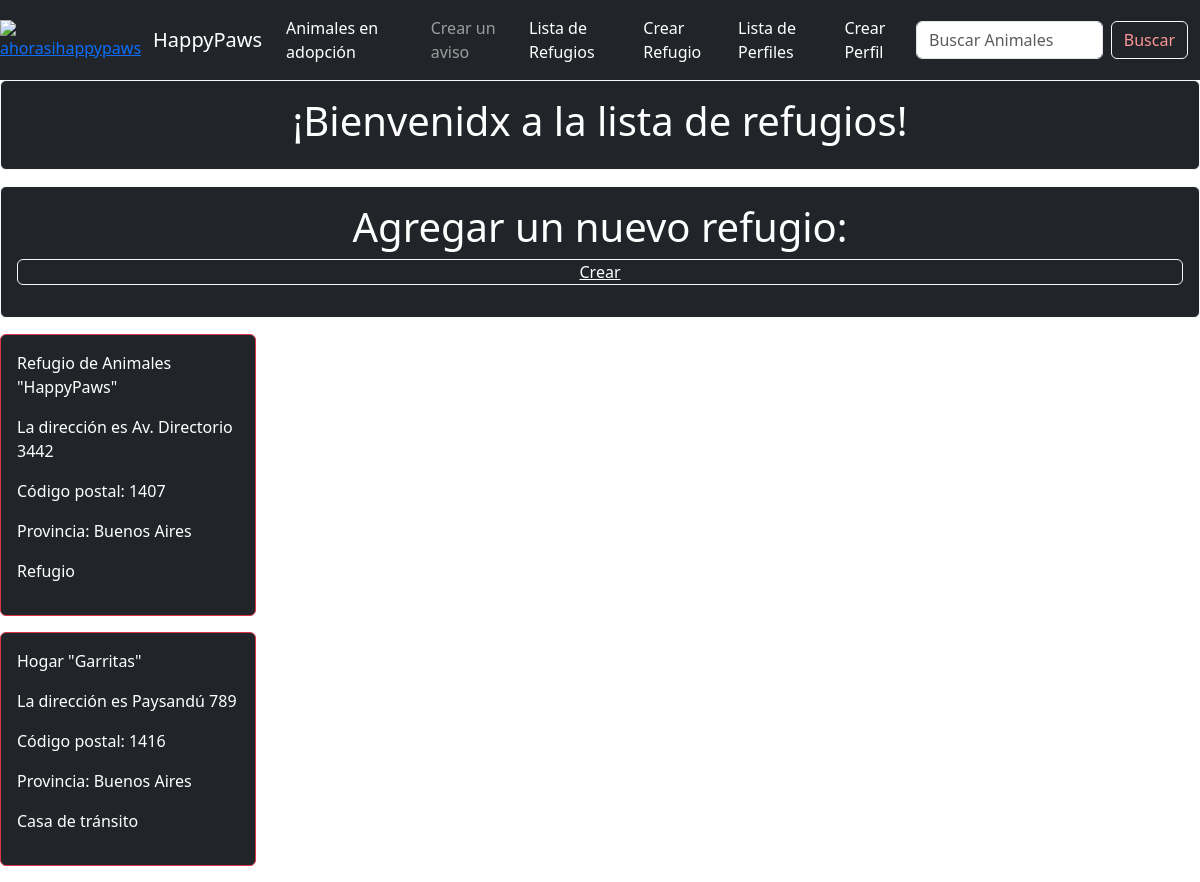
/shelter-list/, run on an earlier commit of the app's database.
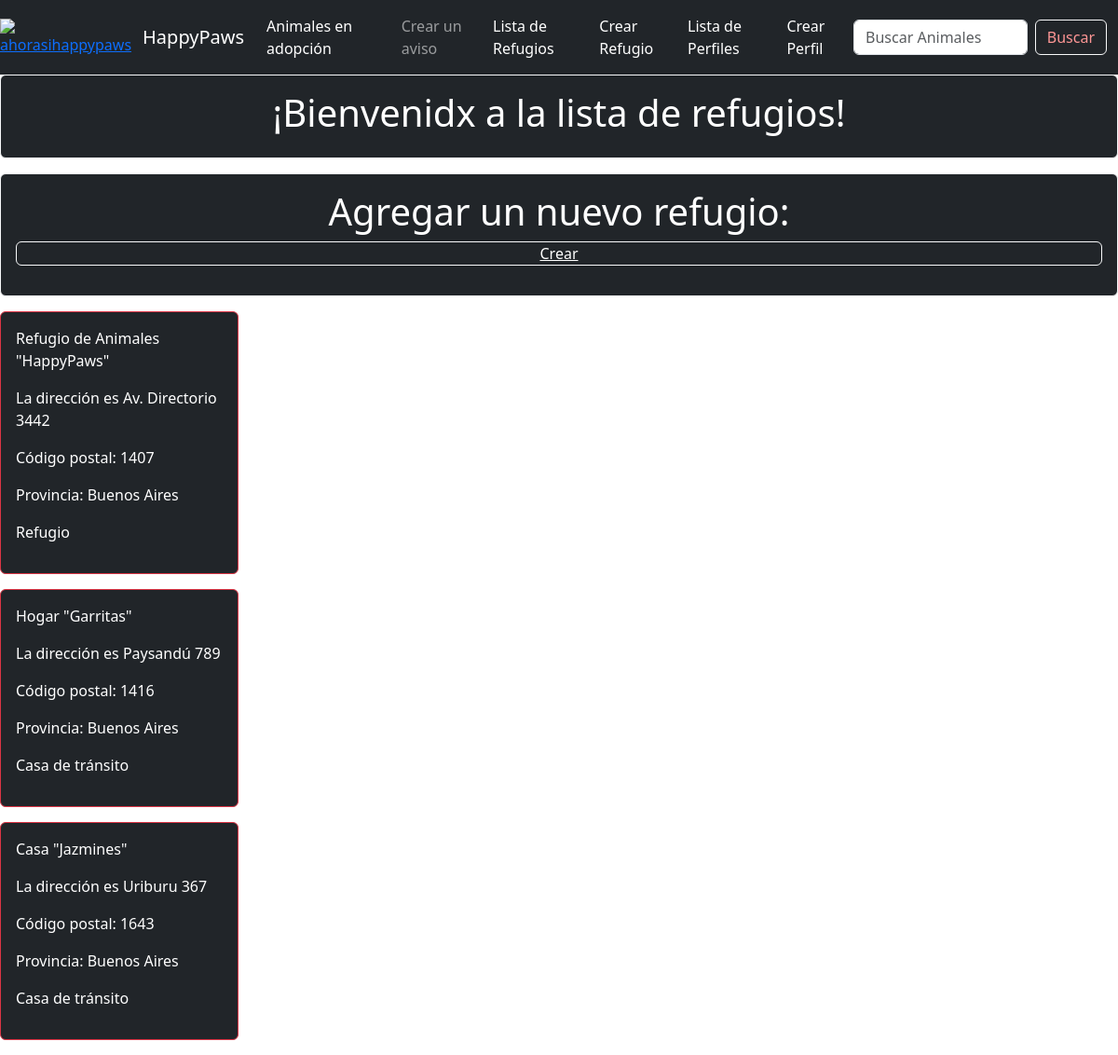
And on a later commit of the database.
### animal_app/models.py (models this page shows, shortened)
class AnimalShelter(models.Model):
    name = models.CharField(max_length=100)
    street = models.CharField(max_length=100)
    number= models.IntegerField()
    postal_code = models.IntegerField()
    province = models.CharField(max_length=100)
    shelter_type = models.CharField(max_length=50)

### animal_app/views.py (the view)
# urls.py: path("shelter-list/", shelter_list),
def shelter_list(request):
    if "search" in request.GET:
        search = request.GET["search"]
        all_shelters = AnimalShelter.objects.filter(name_icontains=search)
    else:
        all_shelters = AnimalShelter.objects.all()
    context = {
        "shelters":all_shelters,
    }
    return render(request, "shelter-list.html", context = context)

### templates/shelter-list.html (shortened to what this page needs)
{% extends "base.html" %}
{% block content %}
<div class="card text-bg-dark mb-3 card border-light mb-3">
    <div class="card-body">
        <h1 style="text-align:center;">¡Bienvenidx a la lista de refugios!</h1>
    </div>
</div>
<div class="card text-bg-dark mb-3 card border-light mb-3">
    <div class="card-body">
        <h1 style="text-align:center;">Agregar un nuevo refugio:</h1>
        <a href="/create-shelter/" class="card text-bg-dark mb-3 card border-light mb-3" style="text-align: center;">Crear</a>
    </div>
</div>
    {% for shelter in shelters %}
    <div class="card text-bg-dark mb-3 card border-danger mb-3" style="max-width: 16rem;">
        <div class="card-body">
        <p> {{shelter.name}} </p>
        <p> La dirección es {{shelter.street}} {{shelter.number}}</p>
        <p> Código postal: {{shelter.postal_code}} </p>
        <p> Provincia: {{shelter.province}} </p>
        <p> {{shelter.shelter_type}} </p>
        </div>
    </div>
    {% endfor %}
{% endblock %}

What changed in the data, as far as the page shows it:
added AnimalShelter: name "Casa \"Jazmines\"", street "Uriburu", number "367", postal_code "1643", province "Buenos Aires", shelter_type "Casa de tránsito"
